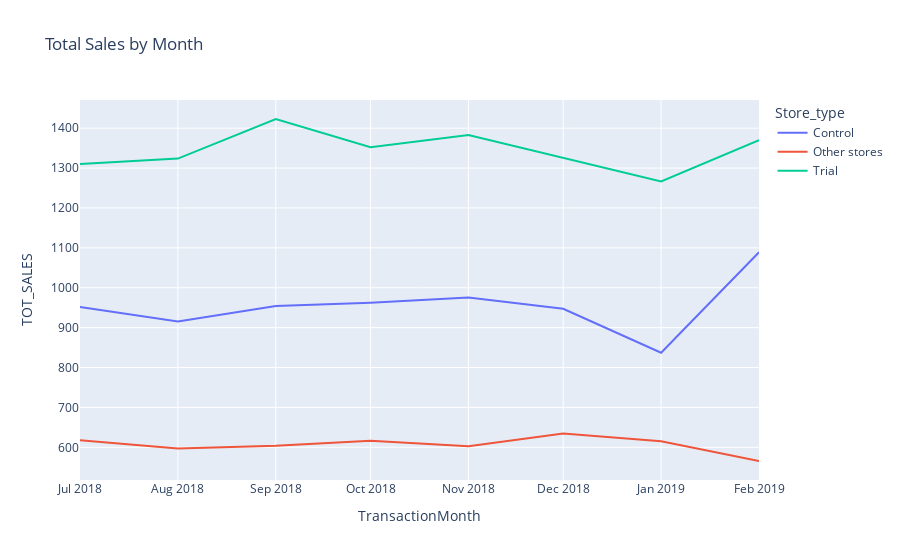

The notebook cell this image was saved under:
### Code cell
measureOverTimeSales = measureOverTime.copy()
measureOverTimeSales['Store_type'] = np.where(measureOverTimeSales['STORE_NBR'] == trial_store, 'Trial',
                                              np.where(measureOverTimeSales['STORE_NBR'] == control_store, 'Control', 'Other stores'))
pastSales = measureOverTimeSales.groupby(['Month_Id','Store_type'])['TOT_SALES'].mean().reset_index()
pastSales['TransactionMonth'] = pd.to_datetime(pastSales['Month_Id'].astype(str).str[:-2]+'-'+pastSales['Month_Id'].astype(str).str[-2:], format='%Y-%m')
#pastSales['TransactionMonth'] = pd.to_datetime((pastSales['YEARMONTH']//100).astype(str) + '-' + (pastSales['YEARMONTH']%100).astype(str) + '-01')

pastSales = pastSales[pastSales["Month_Id"] < '201903']


fig = px.line(pastSales, x="TransactionMonth", y="TOT_SALES", color = 'Store_type',title='Total Sales by Month')
fig.show()

### Figure 1 — Plotly figure (JSON) as saved in the notebook; plotly's stock layout.template omitted (floating-point values rounded to 4 significant figures)
{"data": [{"hovertemplate": "Store_type=Control<br>TransactionMonth=%{x}<br>TOT_SALES=%{y}<extra></extra>", "legendgroup": "Control", "line": {"color": "#636efa", "dash": "solid"}, "marker": {"symbol": "circle"}, "mode": "lines", "name": "Control", "orientation": "v", "showlegend": true, "type": "scatter", "x": ["2018-07-01T00:00:00", "2018-08-01T00:00:00", "2018-09-01T00:00:00", "2018-10-01T00:00:00", "2018-11-01T00:00:00", "2018-12-01T00:00:00", "2019-01-01T00:00:00", "2019-02-01T00:00:00"], "xaxis": "x", "y": [952, 915.5, 954.4, 962.6, 975.6, 947.2, 837.2, 1089.0], "yaxis": "y"}, {"hovertemplate": "Store_type=Other stores<br>TransactionMonth=%{x}<br>TOT_SALES=%{y}<extra></extra>", "legendgroup": "Other stores", "line": {"color": "#EF553B", "dash": "solid"}, "marker": {"symbol": "circle"}, "mode": "lines", "name": "Other stores", "orientation": "v", "showlegend": true, "type": "scatter", "x": ["2018-07-01T00:00:00", "2018-08-01T00:00:00", "2018-09-01T00:00:00", "2018-10-01T00:00:00", "2018-11-01T00:00:00", "2018-12-01T00:00:00", "2019-01-01T00:00:00", "2019-02-01T00:00:00"], "xaxis": "x", "y": [617.5, 597.1, 603.6, 616.4, 602.6, 634.6, 615.1, 565.7], "yaxis": "y"}, {"hovertemplate": "Store_type=Trial<br>TransactionMonth=%{x}<br>TOT_SALES=%{y}<extra></extra>", "legendgroup": "Trial", "line": {"color": "#00cc96", "dash": "solid"}, "marker": {"symbol": "circle"}, "mode": "lines", "name": "Trial", "orientation": "v", "showlegend": true, "type": "scatter", "x": ["2018-07-01T00:00:00", "2018-08-01T00:00:00", "2018-09-01T00:00:00", "2018-10-01T00:00:00", "2018-11-01T00:00:00", "2018-12-01T00:00:00", "2019-01-01T00:00:00", "2019-02-01T00:00:00"], "xaxis": "x", "y": [1310, 1324.0, 1423, 1352.0, 1383.0, 1325.0, 1266.0, 1370.0], "yaxis": "y"}], "layout": {"legend": {"title": {"text": "Store_type"}, "tracegroupgap": 0}, "title": {"text": "Total Sales by Month"}, "xaxis": {"anchor": "y", "domain": [0, 1], "title": {"text": "TransactionMonth"}}, "yaxis": {"anchor": "x", "domain": [0, 1], "title": {"text": "TOT_SALES"}}}}
